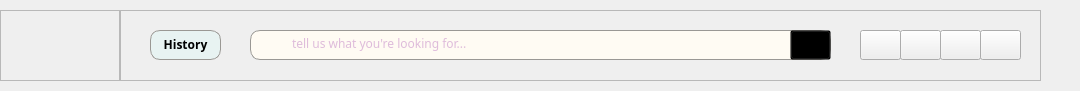
   <widget class="QWidget" name="header" native="true">
    <property name="geometry">
     <rect>
      <x>60</x>
      <y>20</y>
      <width>1080</width>
      <height>91</height>
     </rect>
    </property>
    <property name="maximumSize">
     <size>
      <width>1080</width>
      <height>720</height>
     </size>
    </property>
    <property name="font">
     <font>
      <family>.AppleSystemUIFont</family>
     </font>
    </property>
    <property name="autoFillBackground">
     <bool>false</bool>
    </property>
    <property name="styleSheet">
     <string notr="true"/>
    </property>
    <widget class="QFrame" name="frame">
     <property name="geometry">
      <rect>
       <x>120</x>
       <y>10</y>
       <width>921</width>
       <height>71</height>
      </rect>
     </property>
     <property name="styleSheet">
      <string notr="true">QFrame#search_frame{
    background-color: #FFFBF3;
    border-radius: 10px;
}

QPushButton#filter_button{
    background-color: transparent;
}

QPushButton :hover{
    background-color: #E8F3F2;
}

QTextEdit#search_edit{
    background-color: transparent;
}

QLabel#page_label{
    background-color: #E8F3F2;
    border-radius: 10px;
    border: solid;
    border-width: 1px;
    border-color:rgb(154, 152, 148)
}</string>
     </property>
     <property name="frameShape">
      <enum>QFrame::StyledPanel</enum>
     </property>
     <property name="frameShadow">
      <enum>QFrame::Raised</enum>
     </property>
     <widget class="QFrame" name="search_frame">
      <property name="enabled">
       <bool>true</bool>
      </property>
      <property name="geometry">
       <rect>
        <x>130</x>
        <y>20</y>
        <width>581</width>
        <height>30</height>
       </rect>
      </property>
      <property name="font">
       <font>
        <family>Manrope</family>
       </font>
      </property>
      <property name="styleSheet">
       <string notr="true">QLineEdit{
    color: rgb(190, 123, 193);
    background-color: transparent;
    border: none;
}

#search_frame{
    border: solid;
    border-width: 1px;
    border-color: rgb(154, 152, 148);
}</string>
      </property>
      <property name="frameShape">
       <enum>QFrame::StyledPanel</enum>
      </property>
      <property name="frameShadow">
       <enum>QFrame::Raised</enum>
      </property>
      <widget class="QLabel" name="search_icon">
       <property name="geometry">
        <rect>
         <x>10</x>
         <y>5</y>
         <width>18</width>
         <height>18</height>
        </rect>
       </property>
       <property name="text">
        <string/>
       </property>
       <property name="pixmap">
        <pixmap resource="../../../public/images/icons/icons.qrc">:/icon_images/search_icon.png</pixmap>
       </property>
       <property name="scaledContents">
        <bool>true</bool>
       </property>
      </widget>
      <widget class="QPushButton" name="filter_button">
       <property name="geometry">
        <rect>
         <x>540</x>
         <y>0</y>
         <width>41</width>
         <height>30</height>
        </rect>
       </property>
       <property name="text">
        <string/>
       </property>
       <property name="icon">
        <iconset resource="../../../public/images/icons/icons.qrc">
         <normaloff>:/icon_images/filter_icon.png</normaloff>:/icon_images/filter_icon.png</iconset>
       </property>
       <property name="iconSize">
        <size>
         <width>20</width>
         <height>20</height>
        </size>
       </property>
      </widget>
      <widget class="QLineEdit" name="search_edit">
       <property name="geometry">
        <rect>
         <x>40</x>
         <y>5</y>
         <width>491</width>
         <height>16</height>
        </rect>
       </property>
       <property name="font">
        <font>
         <family>Manrope</family>
        </font>
       </property>
       <property name="placeholderText">
        <string>tell us what you're looking for...</string>
       </property>
      </widget>
     </widget>
     <widget class="QPushButton" name="home_button">
      <property name="geometry">
       <rect>
        <x>740</x>
        <y>20</y>
        <width>41</width>
        <height>30</height>
       </rect>
      </property>
      <property name="font">
       <font>
        <family>Manrope</family>
        <bold>true</bold>
       </font>
      </property>
      <property name="text">
       <string/>
      </property>
      <property name="icon">
       <iconset resource="../../../public/images/icons/icons.qrc">
        <normaloff>:/icon_images/home_icon.png</normaloff>:/icon_images/home_icon.png</iconset>
      </property>
      <property name="iconSize">
       <size>
        <width>20</width>
        <height>20</height>
       </size>
      </property>
     </widget>
     <widget class="QPushButton" name="history_button">
      <property name="geometry">
       <rect>
        <x>780</x>
        <y>20</y>
        <width>41</width>
        <height>30</height>
       </rect>
      </property>
      <property name="text">
       <string/>
      </property>
      <property name="icon">
       <iconset resource="../../../public/images/icons/icons.qrc">
        <normaloff>:/icon_images/history_icon.png</normaloff>:/icon_images/history_icon.png</iconset>
      </property>
      <property name="iconSize">
       <size>
        <width>20</width>
        <height>20</height>
       </size>
      </property>
     </widget>
     <widget class="QPushButton" name="wishlist_button">
      <property name="geometry">
       <rect>
        <x>820</x>
        <y>20</y>
        <width>41</width>
        <height>30</height>
       </rect>
      </property>
      <property name="text">
       <string/>
      </property>
      <property name="icon">
       <iconset resource="../../../public/images/icons/icons.qrc">
        <normaloff>:/icon_images/wishlist_icon.png</normaloff>:/icon_images/wishlist_icon.png</iconset>
      </property>
      <property name="iconSize">
       <size>
        <width>20</width>
        <height>20</height>
       </size>
      </property>
     </widget>
     <widget class="QPushButton" name="profile_button">
      <property name="geometry">
       <rect>
        <x>860</x>
        <y>20</y>
        <width>41</width>
        <height>30</height>
       </rect>
      </property>
      <property name="text">
       <string/>
      </property>
      <property name="icon">
       <iconset resource="../../../public/images/icons/icons.qrc">
        <normaloff>:/icon_images/profile_icon.png</normaloff>:/icon_images/profile_icon.png</iconset>
      </property>
      <property name="iconSize">
       <size>
        <width>20</width>
        <height>20</height>
       </size>
      </property>
     </widget>
     <widget class="QLabel" name="page_label">
      <property name="geometry">
       <rect>
        <x>30</x>
        <y>20</y>
        <width>71</width>
        <height>30</height>
       </rect>
      </property>
      <property name="font">
       <font>
        <family>Manrope</family>
        <bold>true</bold>
       </font>
      </property>
      <property name="text">
       <string>&lt;html&gt;&lt;head/&gt;&lt;body&gt;&lt;p&gt;&lt;span style=&quot; color:#000000;&quot;&gt;History&lt;/span&gt;&lt;/p&gt;&lt;/body&gt;&lt;/html&gt;</string>
      </property>
      <property name="alignment">
       <set>Qt::AlignCenter</set>
      </property>
     </widget>
    </widget>
    <widget class="QFrame" name="frame_2">
     <property name="geometry">
      <rect>
       <x>0</x>
       <y>10</y>
       <width>120</width>
       <height>71</height>
      </rect>
     </property>
     <property name="frameShape">
      <enum>QFrame::StyledPanel</enum>
     </property>
     <property name="frameShadow">
      <enum>QFrame::Raised</enum>
     </property>
     <widget class="QLabel" name="curate_label">
      <property name="geometry">
       <rect>
        <x>-10</x>
        <y>-10</y>
        <width>161</width>
        <height>91</height>
       </rect>
      </property>
      <property name="font">
       <font>
        <family>Mogena</family>
        <pointsize>18</pointsize>
       </font>
      </property>
      <property name="text">
       <string/>
      </property>
      <property name="pixmap">
       <pixmap resource="../../../public/images/logos/logo.qrc">:/logos/curatelogo.png</pixmap>
      </property>
      <property name="scaledContents">
       <bool>true</bool>
      </property>
      <property name="alignment">
       <set>Qt::AlignCenter</set>
      </property>
     </widget>
    </widget>
   </widget>
